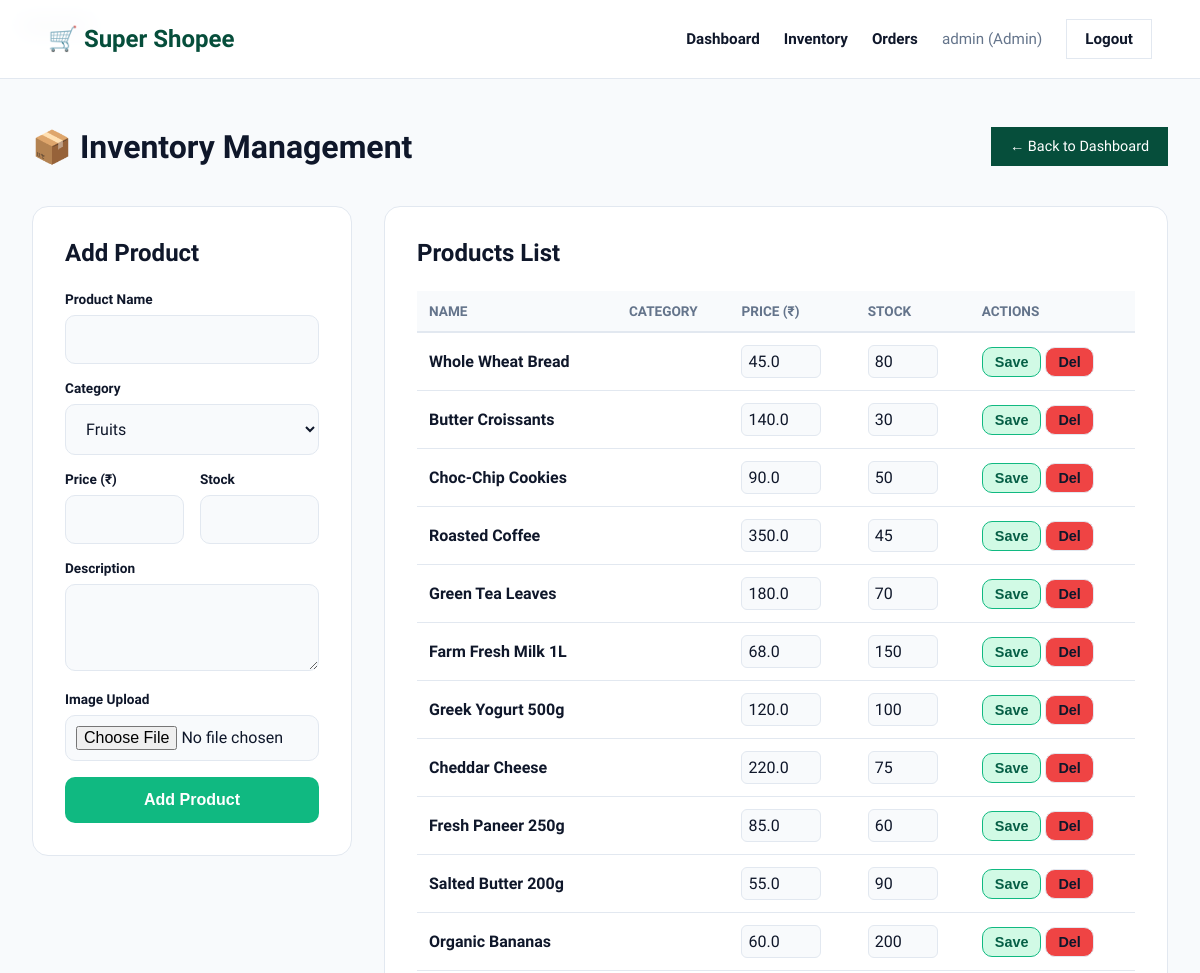
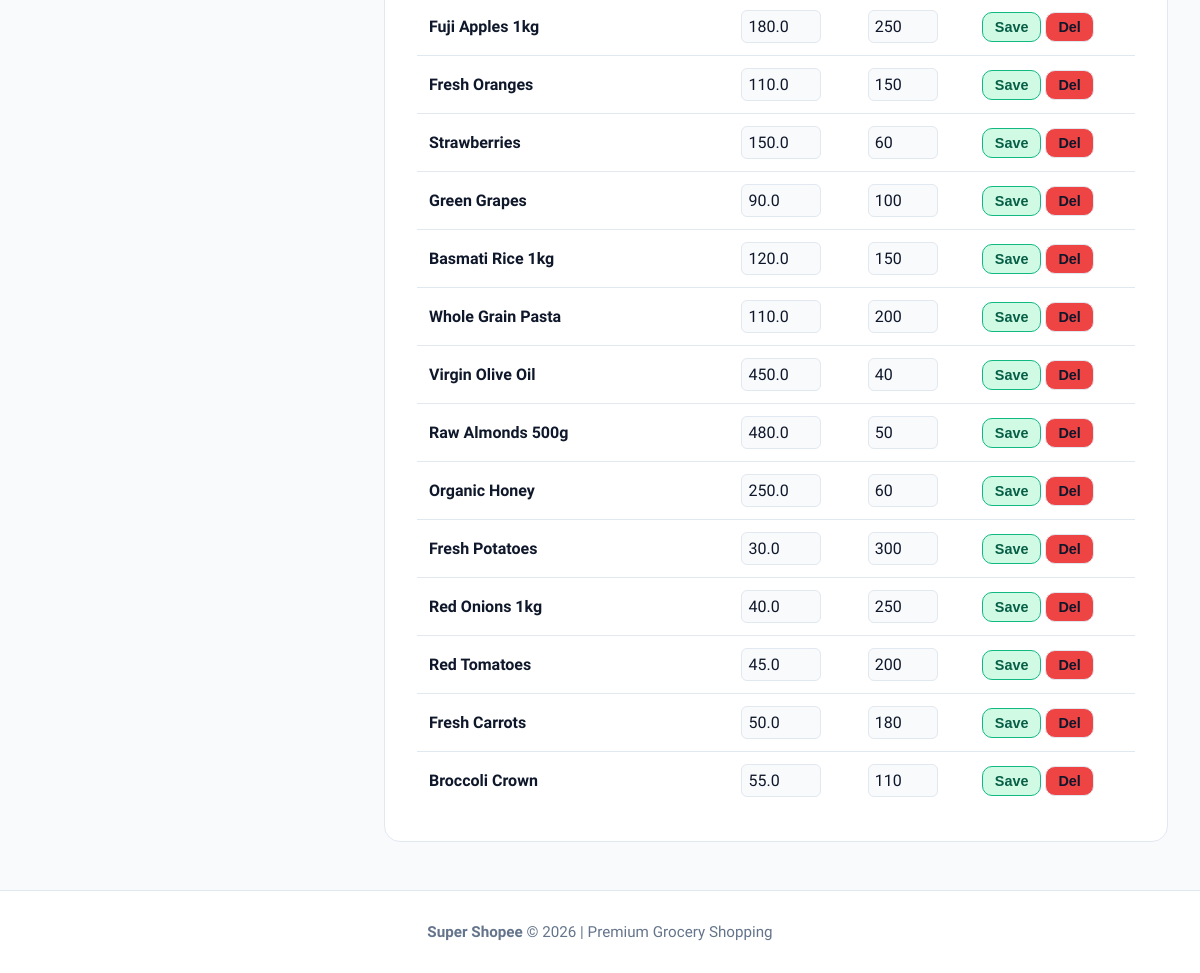
Page /admin/inventory (signed in) on the committed database (2 pictures, top to bottom).
### tables this page shows
CREATE TABLE products(id INTEGER PRIMARY KEY AUTOINCREMENT,name TEXT NOT NULL,category TEXT NOT NULL,price REAL NOT NULL,stock INTEGER NOT NULL,img_url TEXT,description TEXT,is_active INTEGER DEFAULT 1);

### app.py (the view)
@app.route("/admin/inventory")
def admin_inventory():
    if session.get("role") != 'Admin':
        return redirect("/")
    conn = get_db()
    products = conn.execute("SELECT * FROM products ORDER BY category").fetchall()
    conn.close()
    return render_template('inventory.html', products=products)

### app.py (called while the page is built)
def get_db():
    conn = sqlite3.connect(DB_PATH)
    conn.row_factory = sqlite3.Row
    return conn

### templates/inventory.html (shortened to what this page needs)
{% extends "layout.html" %}
{% block content %}
<div class="container">
    <div style="display: flex; justify-content: space-between; align-items: center; margin-bottom: 2.5rem;">
        <h1 style="margin: 0;">📦 Inventory Management</h1>
        <a href="/admin" class="btn-small" style="background: var(--primary); color: white; border-color: var(--primary);">← Back to Dashboard</a>
    </div>
    <div style="display: grid; grid-template-columns: 320px 1fr; gap: 2rem; align-items: start;">
        <div style="background: white; padding: 2rem; border-radius: 16px; border: 1px solid var(--border);">
            <h2 style="margin-top: 0; margin-bottom: 1.5rem;">Add Product</h2>
            <form method="POST" action="/admin/api/add-product" enctype="multipart/form-data">
                <label>Product Name</label>
                <input type="text" name="name" required style="margin-bottom: 1rem;">
                <label>Category</label>
                <select name="category" required style="margin-bottom: 1rem;">
                    <option>Fruits</option>
                </select>
                <div style="display: flex; gap: 1rem; margin-bottom: 1rem;">
                    <div style="flex: 1;">
                        <label>Price (₹)</label>
                        <input type="number" name="price" step="0.01" required style="margin-bottom: 0;">
                    </div>
                    <div style="flex: 1;">
                        <label>Stock</label>
                        <input type="number" name="stock" required style="margin-bottom: 0;">
                    </div>
                </div>
                <label>Description</label>
                <textarea name="description" rows="3" style="margin-bottom: 1rem;"></textarea>
                <label>Image Upload</label>
                <input type="file" name="image" accept="image/*" style="margin-bottom: 1rem; padding: 10px;">
                <button type="submit" class="btn" style="width: 100%;">Add Product</button>
            </form>
        </div>
        <div style="background: white; padding: 2rem; border-radius: 16px; border: 1px solid var(--border); overflow-x: auto;">
            <h2 style="margin-top: 0; margin-bottom: 1.5rem;">Products List</h2>
            <table style="width: 100%; min-width: 550px;">
                <thead>
                    <tr>
                        <th style="padding: 12px; border-bottom: 2px solid var(--border);">Name</th>
                        <th style="padding: 12px; border-bottom: 2px solid var(--border);">Category</th>
                        <th style="padding: 12px; border-bottom: 2px solid var(--border);">Price (₹)</th>
                        <th style="padding: 12px; border-bottom: 2px solid var(--border);">Stock</th>
                        <th style="padding: 12px; border-bottom: 2px solid var(--border);">Actions</th>
                    </tr>
                </thead>
                <tbody>
                    {% for product in products %}
                    <tr id="row-{{ product['id'] }}">
                        <td style="padding: 12px; font-weight: 600;">{{ product['name'] }}</td>
                        <td style="padding: 12px;"><span class="badge" style="background: #e2e8f0; color: #334155;">{{ product['category'] }}</span></td>
                        <td style="padding: 12px;">
                            <input type="number" step="0.01" id="price-{{ product['id'] }}" value="{{ product['price'] }}" style="width: 80px; padding: 6px; margin: 0; border: 1px solid var(--border); border-radius: 6px;">
                        </td>
                        <td style="padding: 12px;">
                            <input type="number" id="stock-{{ product['id'] }}" value="{{ product['stock'] }}" style="width: 70px; padding: 6px; margin: 0; border: 1px solid var(--border); border-radius: 6px;">
                        </td>
                        <td style="padding: 12px;">
                            <button onclick="saveProduct({{ product['id'] }}, this)" class="btn-small" style="background: #d1fae5; color: #065f46; border-color: #10b981; padding: 6px 12px;">Save</button>
                            <button onclick="deleteProduct({{ product['id'] }})" class="btn-small btn-danger" style="padding: 6px 12px;">Del</button>
                        </td>
                    </tr>
                    {% endfor %}
                </tbody>
            </table>
        </div>
    </div>
</div>
{% endblock %}

### static/style.css (style rules this page uses)
:root { --bg-page: #f8fafc; --surface: #ffffff; --text-main: #0f172a; --text-muted: #64748b; --border: #e2e8f0; --primary: #064e3b; --primary-hover: #065f46; --accent: #10b981; --accent-hover: #059669; --success: #059669; --danger: #ef4444; --shadow-sm: 0 1px 2px rgba(0,0,0,0.05); --shadow-md: 0 4px 6px rgba(0,0,0,0.1); --shadow-lg: 0 10px 15px rgba(0,0,0,0.1); --radius-md: 10px; --radius-lg: 16px; }
* { box-sizing: border-box; }
html, body { height: 100%; }
body { font-family: 'Plus Jakarta Sans', sans-serif; background: var(--bg-page); color: var(--text-main); margin: 0; display: flex; flex-direction: column; -webkit-font-smoothing: antialiased; }
.container { max-width: 1280px; margin: 0 auto; padding: 3rem 2rem; }
input, select, textarea { width: 100%; padding: 14px 16px; margin-bottom: 1.5rem; background: var(--bg-page); border: 1.5px solid var(--border); border-radius: var(--radius-md); font-family: inherit; color: var(--text-main); font-size: 1rem; transition: all 0.2s; }
label { display: block; font-size: 0.85rem; font-weight: 700; color: var(--text-main); margin-bottom: 8px; }
.btn, button { width: 100%; padding: 14px 24px; border: none; border-radius: var(--radius-md); font-weight: 700; font-size: 1rem; cursor: pointer; background: var(--accent); color: white; transition: all 0.2s; }
.btn-small { width: auto; padding: 10px 18px; font-size: 0.9rem; background: var(--surface); border: 1px solid var(--border); color: var(--text-main); text-decoration: none; display: inline-block; transition: all 0.2s; }
.btn-danger { background: var(--danger); }
table { width: 100%; border-collapse: collapse; background: white; }
th, td { padding: 1.25rem 1.5rem; text-align: left; border-bottom: 1px solid var(--border); }
th { background: var(--bg-page); color: var(--text-muted); font-weight: 700; font-size: 0.85rem; text-transform: uppercase; }
tr:last-child td { border-bottom: none; }

### rows in the picture
products: name "Whole Wheat Bread", price "45.0", stock "80"
products: name "Butter Croissants", price "140.0", stock "30"
products: name "Choc-Chip Cookies", price "90.0", stock "50"
products: name "Roasted Coffee", price "350.0", stock "45"
products: name "Green Tea Leaves", price "180.0", stock "70"
products: name "Farm Fresh Milk 1L", price "68.0", stock "150"
products: name "Greek Yogurt 500g", price "120.0", stock "100"
products: name "Cheddar Cheese", price "220.0", stock "75"
products: name "Fresh Paneer 250g", price "85.0", stock "60"
products: name "Salted Butter 200g", price "55.0", stock "90"
products: name "Organic Bananas", price "60.0", stock "200"
products: name "Fuji Apples 1kg", price "180.0", stock "250"
products: name "Fresh Oranges", price "110.0", stock "150"
products: name "Strawberries", price "150.0", stock "60"
products: name "Green Grapes", price "90.0", stock "100"
products: name "Basmati Rice 1kg", price "120.0", stock "150"
products: name "Whole Grain Pasta", price "110.0", stock "200"
products: name "Virgin Olive Oil", price "450.0", stock "40"
products: name "Raw Almonds 500g", price "480.0", stock "50"
products: name "Organic Honey", price "250.0", stock "60"
products: name "Fresh Potatoes", price "30.0", stock "300"
products: name "Red Onions 1kg", price "40.0", stock "250"
products: name "Red Tomatoes", price "45.0", stock "200"
products: name "Fresh Carrots", price "50.0", stock "180"
products: name "Broccoli Crown", price "55.0", stock "110"

### other values in the picture
{{ session['user'] }} "admin"
{{ session['role'] }} "Admin"
